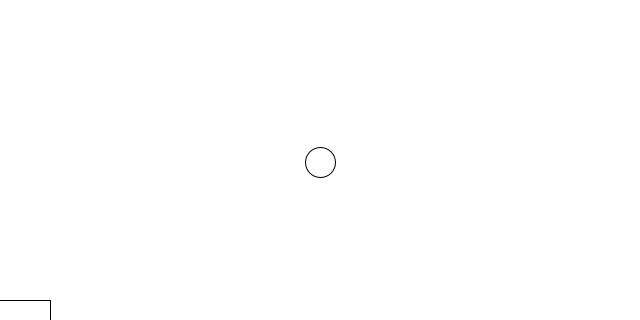
Frame 1 (no input)
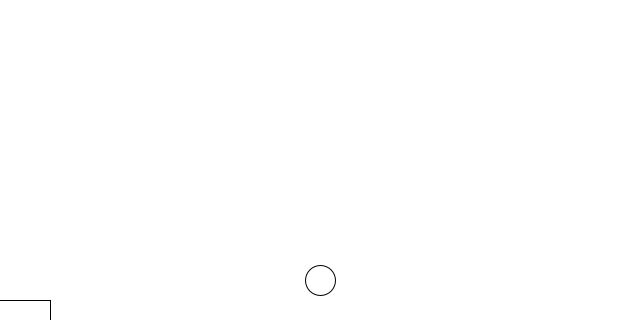
Frame 60 (the mouse pressed at the canvas centre just before this capture)
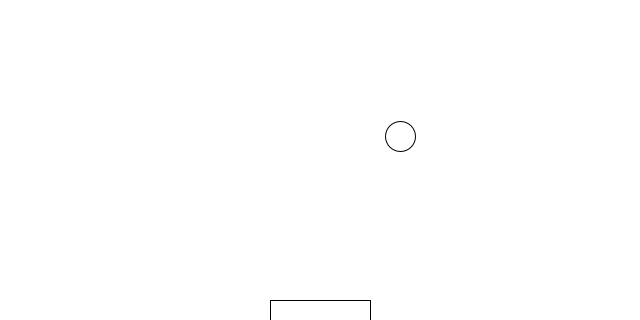
Frame 120 (the mouse held since frame 60 and released just before this capture)

The Processing sketch that drew these frames (run headless with seeded random() and noise(); from frame 60 on, the mouse is pressed at the canvas centre):

// Processing sketch: catchingv2
// ── catchingv2.pde
boolean game;
Catcher catcher;
Faller faller;
void setup() {
  size(640, 320);
  game = true;
  catcher = new Catcher();
  faller = new Faller();
}

void draw() {
  background(255);
  if (game) {
    catcher.move();
    catcher.display();
    catcher.catchFaller(faller);
    
    faller.move();
    faller.display();
  } else {
    textAlign(CENTER);
    fill(0);
    textSize(50);
    text("You are noob...", width/2, height/2);
    fill(255);
  }
}

void keyPressed() {
  if (key == 'r' || key == 'R') {
    faller.reset();
    game = true;
  }
}

// ── Catcher.pde
class Catcher {
  float x;
  float y;
  float h;
  float w;

  Catcher() {
    x=width/2;
    y=height - 10;
    h= 20;
    w= 100;
  }

  void move() {
    x=mouseX;
  }

  void display() {
    rectMode(CENTER);
    rect(x, y, w, h);
    rectMode(CORNER);
  }

  void catchFaller(Faller f) {
    if (f.y >= y - 20) {
      float xl = mouseX - w/2 - f.r;
      float xr = mouseX + w/2 + f.r;
      
      if(f.x > xl && f.x < xr){
        //f.isMoving = false;
        
        //odraz od platformy
        f.ySpeed *= -1.4;
        
        if (f.ySpeed > 8){
          f.ySpeed = 8;
        }
  
        f.xSpeed += random(-5,5);
      }
    }
  }
}

// ── Faller.pde
class Faller {
  float x;
  float y;
  float d;
  float r;
  float ySpeed;
  float xSpeed;
  boolean isMoving;


  Faller() {
    x=width/2;
    y=height/2;
    d=30;
    r=d/2;
    ySpeed = 2;
    xSpeed = 0;
    isMoving = true;
  }

  void move() {
    if (isMoving) {
      //move
      y = y + ySpeed;
      x = x + xSpeed;
      bounce();
    } else {
      //x = mouseX;
      //bounce();
      
    }
    //lose the game
    if (y > height) {
      game = false;
    }
  }
  
  void bounce(){
    if(x <= 0 || x > width){
      xSpeed *= -1;
    }
    if(y < 0){
      ySpeed *= -1;
    }
  }
  
  void display() {
    circle(x, y, d);
  }

  void reset() {
    x=random(width);
    y=10;
    isMoving = true;
    ySpeed = 2;
    xSpeed = 0;
  }
}
